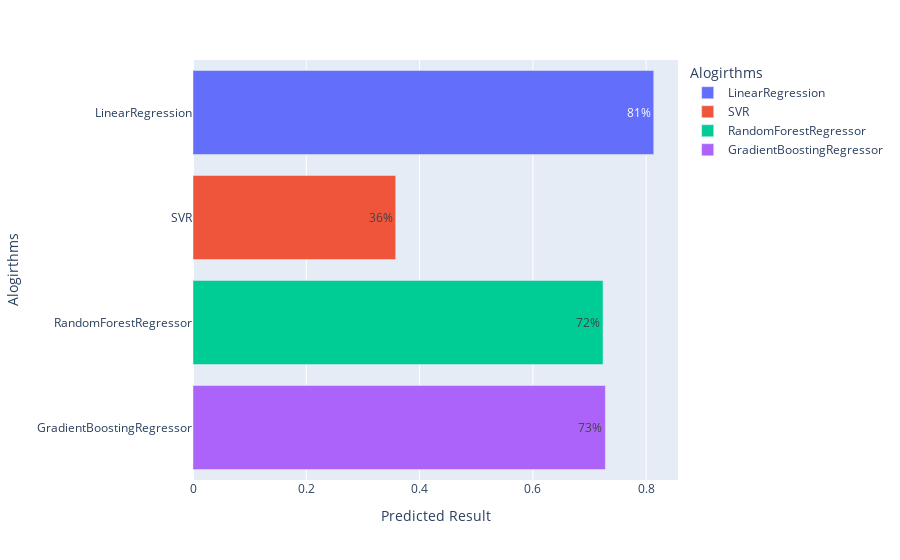

The cell this chart's notebook holds for it:
### Code cell
fig = px.bar(
    evaluation,
    y = 'Alogirthms',
    x = 'Predicted Result',
    color='Alogirthms',
    text_auto=',.0%'
)
fig.show()

### Figure 1 — Plotly figure (JSON) as saved in the notebook; plotly's stock layout.template omitted (floating-point values rounded to 4 significant figures)
{"data": [{"alignmentgroup": "True", "hovertemplate": "Alogirthms=%{y}<br>Predicted Result=%{x}<extra></extra>", "legendgroup": "LinearRegression", "marker": {"color": "#636efa", "pattern": {"shape": ""}}, "name": "LinearRegression", "offsetgroup": "LinearRegression", "orientation": "h", "showlegend": true, "textposition": "auto", "texttemplate": "%{x:,.0%}", "type": "bar", "x": [0.8134], "xaxis": "x", "y": ["LinearRegression"], "yaxis": "y"}, {"alignmentgroup": "True", "hovertemplate": "Alogirthms=%{y}<br>Predicted Result=%{x}<extra></extra>", "legendgroup": "SVR", "marker": {"color": "#EF553B", "pattern": {"shape": ""}}, "name": "SVR", "offsetgroup": "SVR", "orientation": "h", "showlegend": true, "textposition": "auto", "texttemplate": "%{x:,.0%}", "type": "bar", "x": [0.3578], "xaxis": "x", "y": ["SVR"], "yaxis": "y"}, {"alignmentgroup": "True", "hovertemplate": "Alogirthms=%{y}<br>Predicted Result=%{x}<extra></extra>", "legendgroup": "RandomForestRegressor", "marker": {"color": "#00cc96", "pattern": {"shape": ""}}, "name": "RandomForestRegressor", "offsetgroup": "RandomForestRegressor", "orientation": "h", "showlegend": true, "textposition": "auto", "texttemplate": "%{x:,.0%}", "type": "bar", "x": [0.7239], "xaxis": "x", "y": ["RandomForestRegressor"], "yaxis": "y"}, {"alignmentgroup": "True", "hovertemplate": "Alogirthms=%{y}<br>Predicted Result=%{x}<extra></extra>", "legendgroup": "GradientBoostingRegressor", "marker": {"color": "#ab63fa", "pattern": {"shape": ""}}, "name": "GradientBoostingRegressor", "offsetgroup": "GradientBoostingRegressor", "orientation": "h", "showlegend": true, "textposition": "auto", "texttemplate": "%{x:,.0%}", "type": "bar", "x": [0.728], "xaxis": "x", "y": ["GradientBoostingRegressor"], "yaxis": "y"}], "layout": {"autosize": true, "barmode": "relative", "legend": {"title": {"text": "Alogirthms"}, "tracegroupgap": 0}, "margin": {"t": 60}, "xaxis": {"anchor": "y", "autorange": true, "domain": [0, 1], "range": [0, 0.8562], "title": {"text": "Predicted Result"}, "type": "linear"}, "yaxis": {"anchor": "x", "autorange": true, "categoryarray": ["GradientBoostingRegressor", "RandomForestRegressor", "SVR", "LinearRegression"], "categoryorder": "array", "domain": [0, 1], "range": [-0.5, 3.5], "title": {"text": "Alogirthms"}, "type": "category"}}}
